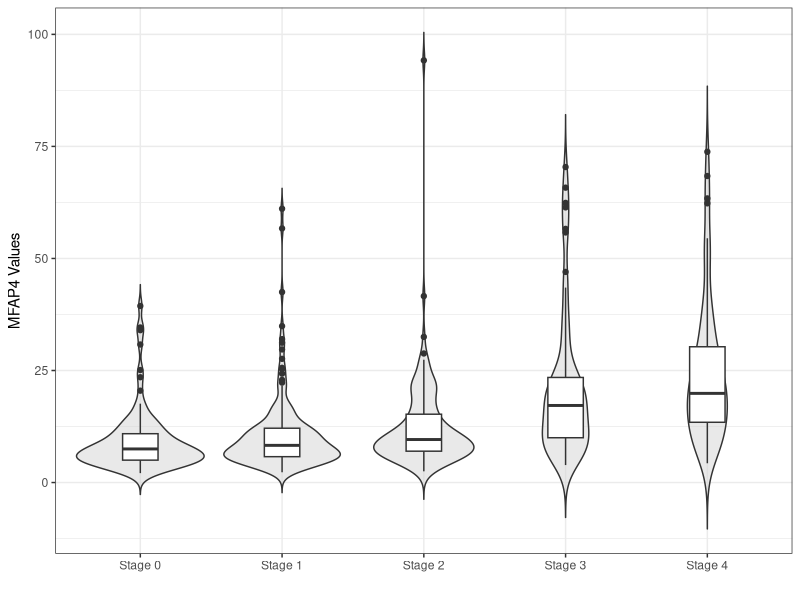
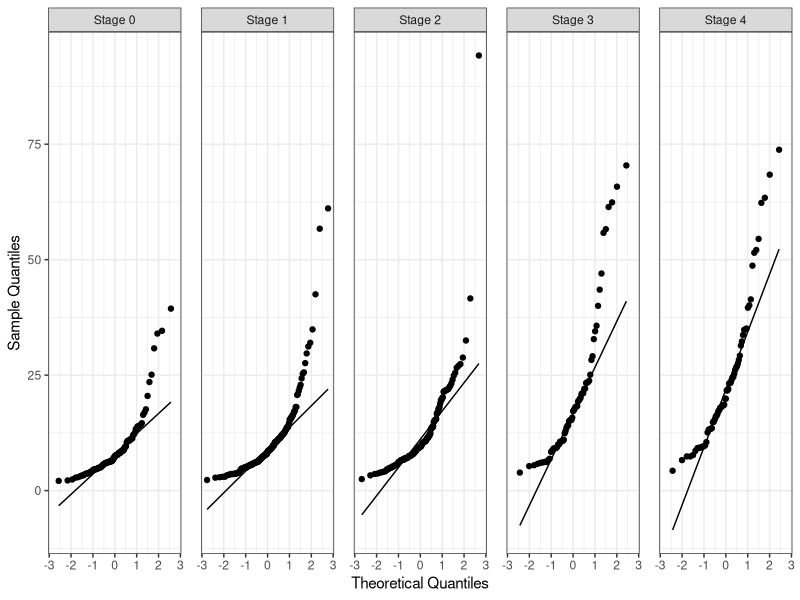
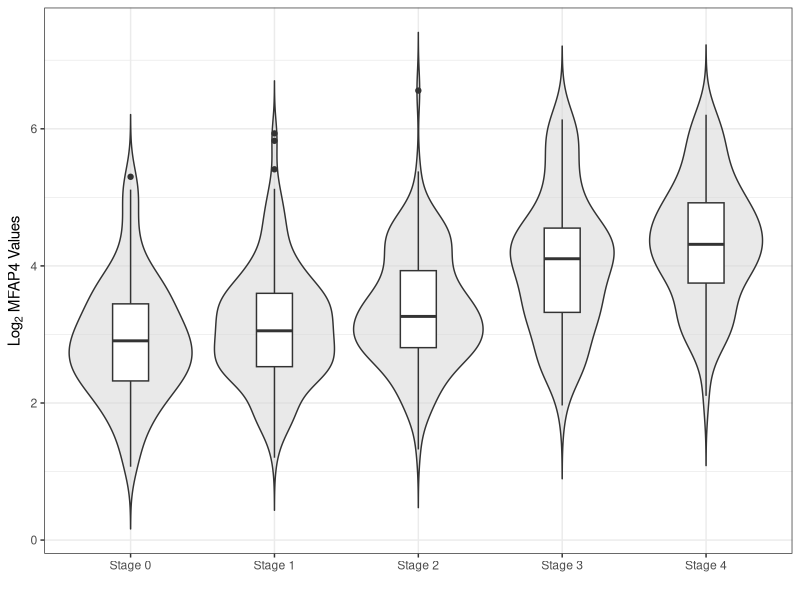
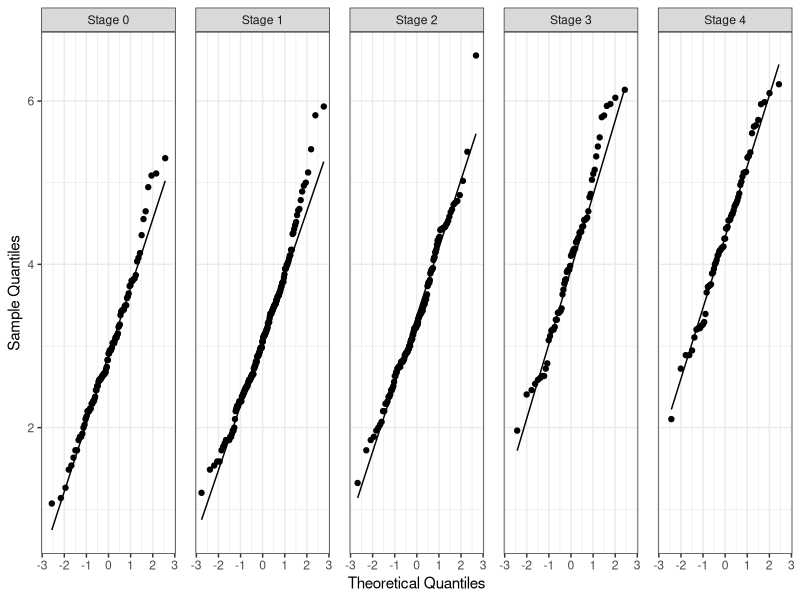

Source code (R) for these figures, in order:
################################################################################
################################################################################
###################### R Code: A Case for Nonparametrics #######################
######################          Preparing the Data       #######################
######################      Exploratory Data Analysis    #######################      
################################################################################
################################################################################

### Important packages
library(tidyverse)     # Data Tools
library(lubridate)     # Dealing with Dates
library(patchwork)     # Plot placement

### Load the data
### Tip: Use the "read_csv()" function from tidyverse
mfap4.df <- read_csv("mfap4.csv")

### Data dimension and data structure
mfap4.df %>% dim()
mfap4.df %>% str()

### View the first and last six rows
mfap4.df %>% head()
mfap4.df %>% tail()

### Rename variables
mfap4.df <- mfap4.df %>%
  rename(PID=`Patient ID`,
         YOB=`Year of Birth`,
         DOS=`Date of sampling`,
         Fibrosis.Stage=`Fibrosis Stage`,
         HCV=`HCV Genotype`,
         MFAP4=`MFAP4 U/mL`)

### Creating the new age variable
dos <- mdy(mfap4.df$DOS)       # Gives "year - month - day" format
dos.year <- year(dos)          # Extracts just the year
age <- dos.year - mfap4.df$YOB # Creates the age variable
mfap4.df <- mfap4.df %>% mutate(Age = age) # Attach "Age" to the data frame

### Check to make sure Age is attached
mfap4.df %>% head()

### Creating the new log_2 transformed MFAP4 variable
mfap4.df <- mfap4.df %>% mutate(log2MFAP4 = log(mfap4.df$MFAP4, 2))

### Check to make sure log2MFAP4 is attached
mfap4.df %>% head()

### Recode the fibrosis variable for more informative labels
### Force R to read it as a factor
mfap4.df <- mfap4.df %>% 
  mutate(Fibrosis.Stage =  case_when(Fibrosis.Stage == 0 ~ "Stage 0",
                                     Fibrosis.Stage == 1 ~ "Stage 1",
                                     Fibrosis.Stage == 2 ~ "Stage 2",
                                     Fibrosis.Stage == 3 ~ "Stage 3",
                                     TRUE ~ "Stage 4")) %>% 
  mutate(Fibrosis.Stage = as.factor(Fibrosis.Stage))

### Check to make sure the fibrosis variable is recoded
mfap4.df %>% head()

### Export a new and clean csv file
write.csv(x = mfap4.df, file = "cleaned-data.csv")

################################################################################
############################## Graphical Displays ############################## 
################################################################################

### Violin boxplot of MFAP4 values by stage
ggplot(data = mfap4.df, aes(x = Fibrosis.Stage, y = MFAP4)) +
  geom_violin(fill = "lightgray",
              trim = FALSE, 
              alpha = 0.5) +
  geom_boxplot(width = 0.25) +
  theme_bw() + 
  ylab("MFAP4 Values") +
  xlab("")

### Normal q-q plot of MFAP4 values by stage
ggplot(data = mfap4.df, aes(sample = MFAP4)) +
  stat_qq() +
  stat_qq_line() +
  theme_bw() +
  xlab("Theoretical Quantiles") +
  ylab("Sample Quantiles") +
  facet_wrap(~Fibrosis.Stage, ncol = 5) +
  theme(panel.spacing = unit(0.5, "cm"))

### Violin boxplot of log2 MFAP4 values by stage
ggplot(data = mfap4.df, aes(x = Fibrosis.Stage, y = log2MFAP4)) +
  geom_violin(fill="lightgray",
              trim = FALSE, 
              alpha = 0.5) +
  geom_boxplot(width = 0.25) +
  theme_bw() + 
  labs(y = expression(Log[2]*" MFAP4 Values")) +
  xlab("")

### Normal q-q plot of log2 MFAP4 values by stage
ggplot(data = mfap4.df, aes(sample = log2MFAP4)) +
  stat_qq() +
  stat_qq_line() +
  theme_bw() +
  xlab("Theoretical Quantiles") +
  ylab("Sample Quantiles") +
  facet_wrap(~Fibrosis.Stage, ncol = 5) +
  theme(panel.spacing = unit(0.5, "cm"))






